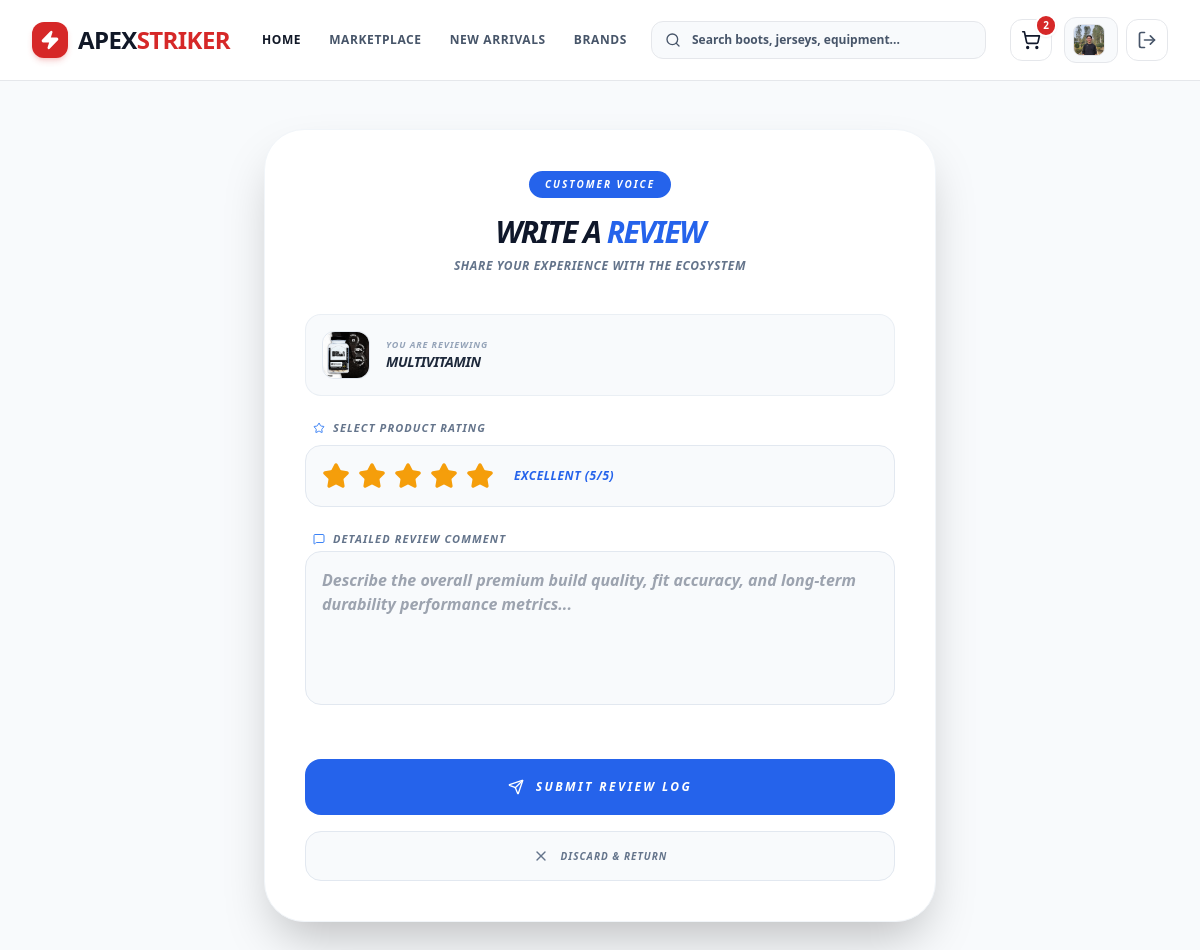
The page /products/review/add/4/ (signed in) on the database its author committed.
### as_app/models.py (models this page shows, shortened)
class User(AbstractUser):
    class Role(models.TextChoices):
        ADMIN = 'admin', 'Admin'
        VENDOR = 'vendor', 'Vendor'
        CUSTOMER = 'customer', 'Customer'
    phone = models.CharField(max_length=20, blank=True)
    address = models.TextField(blank=True)
    role = models.CharField(max_length=20, choices=Role.choices, default=Role.CUSTOMER)
    profile_picture = models.ImageField(upload_to='images/user/', blank=True, null=True)
    auth_token = models.CharField(max_length=255, blank=True, null=True)
    is_verified = models.BooleanField(default=False)

class Product(models.Model):
    class Position(models.TextChoices):
        ATTACKER = 'attacker', 'Attacker'
        MIDFIELDER = 'midfielder', 'Midfielder'
        DEFENDER = 'defender', 'Defender'
        GOALKEEPER = 'goalkeeper', 'Goalkeeper'
    class Category(models.TextChoices):
        KITS = 'kits', 'Jersey & Kits'
        BOOTS = 'boots', 'Football Boots'
        ACCESSORIES = 'accessories', 'Accessories'
        EQUIPMENT = 'equipment', 'Training Equipment'
        SUPPLEMENTS = 'supplements', 'Health & Supplements'
    class KitSize(models.TextChoices):
        XS = 'XS', 'Extra Small'
        S = 'S', 'Small'
        M = 'M', 'Medium'
        L = 'L', 'Large'
        XL = 'XL', 'Extra Large'
        XXL = 'XXL', 'Double Extra Large'
    vendor = models.ForeignKey('Vendor', on_delete=models.CASCADE, related_name='products')
    brand = models.ForeignKey(Brand, on_delete=models.SET_NULL, null=True)
    name = models.CharField(max_length=255)
    category = models.CharField(max_length=20, choices=Category.choices)
    description = models.TextField()
    price = models.DecimalField(max_digits=10, decimal_places=2)
    stock = models.PositiveIntegerField(default=0)
    position = models.CharField(max_length=20, choices=Position.choices, null=True, blank=True)
    kit_size = models.CharField(max_length=20, choices=KitSize.choices, null=True, blank=True)
    boot_size = models.CharField(max_length=20, null=True, blank=True)
    is_active = models.BooleanField(default=True)
    created_at = models.DateTimeField(auto_now_add=True)
    def get_primary(self):
        return self.images.filter(is_primary=True).first()

class ProductImage(models.Model):
    product = models.ForeignKey(Product, on_delete=models.CASCADE, related_name='images')
    image = models.ImageField(upload_to='images/products/')
    is_primary = models.BooleanField(default=False)

### as_app/views/review_view.py (the view, shortened to what this page needs)
# urls.py: path('products/review/add/<int:product_id>/', add_review_view, name='add_review'),
@login_required
def add_review_view(request, product_id):
    if request.user.role != 'customer':
        messages.error(request, "Only customers can submit reviews.")
        return redirect(f'/products/{product_id}/')
    if Review.objects.filter(product_id=product_id, customer=request.user.customer_profile).exists():
        messages.error(request, "You have already submitted a review for this product.")
        return redirect(f'/products/{product_id}/')
    product = Product.objects.get(id=product_id)
    errors = {}
    return render(request, 'main/add_review_page.html', {'cart_count': cart_count(request), 'product': product})

### as_app/views/review_view.py (called while the page is built)
def cart_count(request):
    if request.user.is_authenticated and request.user.role == 'customer':
        cart_items_count = Cart.objects.filter(customer=request.user.customer_profile).count()
        return cart_items_count
    return 0

### as_app/templates/main/add_review_page.html (shortened to what this page needs)
<!DOCTYPE html>
<html lang="en">
<head>
    {% load static %}
    <link href="{% static 'css/styles.css' %}" rel="stylesheet" />
</head>
<body class="bg-slate-50 flex flex-col min-h-screen font-sans">
    {% include 'components/_navbar.html' %}
    <main class="flex-grow flex items-center justify-center py-12 px-4">
        <div class="max-w-2xl w-full bg-white p-10 rounded-[2.5rem] shadow-2xl border border-slate-100">
            <div class="text-center mb-10">
                <div class="inline-block bg-blue-600 text-white text-[10px] font-black px-4 py-1.5 rounded-full uppercase tracking-[0.2em] italic mb-4">Customer Voice</div>
                <h2 class="text-3xl font-black text-slate-900 tracking-tighter uppercase italic">Write A <span class="text-blue-600">Review</span></h2>
                <p class="text-slate-500 text-xs font-bold mt-2 uppercase tracking-wider italic">Share your experience with the ecosystem</p>
            </div>
            <form method="POST" class="space-y-6">
                <div class="p-4 bg-slate-50 border border-slate-200/60 rounded-2xl flex items-center gap-4 mb-4">
                    <div class="h-12 w-12 bg-white rounded-xl flex items-center justify-center border border-slate-200 text-slate-400 shrink-0">
                        {% if product.get_primary.image.url %}
                            <img src="{{ product.get_primary.image.url }}" alt="{{ product.name }}" class="h-full w-full object-cover rounded-xl">
                        {% else %}
                            <i data-lucide="package" class="w-6 h-6 text-blue-500"></i>
                        {% endif %}
                    </div>
                    <div>
                        <p class="text-[9px] font-black text-slate-400 uppercase italic tracking-widest">You Are Reviewing</p>
                        <h3 class="text-sm font-black text-slate-800 italic uppercase tracking-tight">{{ product.name|default:"Verified Premium Product Item" }}</h3>
                    </div>
                </div>
                <div class="space-y-2">
                    <label class="text-[11px] font-black text-slate-500 uppercase tracking-widest ml-2 italic flex items-center gap-2">
                        <i data-lucide="star" class="w-3 h-3 text-blue-500"></i> Select Product Rating
                    </label>
                    <div class="flex items-center gap-2 p-4 bg-slate-50 border border-slate-200 rounded-2xl" id="star-rating-container">
                        <button type="button" data-value="1" class="star-btn">
                            <i data-lucide="star" class="w-7 h-7"></i>
                        </button>
                        <button type="button" data-value="2" class="star-btn">
                            <i data-lucide="star" class="w-7 h-7"></i>
                        </button>
                        <button type="button" data-value="3" class="star-btn">
                            <i data-lucide="star" class="w-7 h-7"></i>
                        </button>
                        <button type="button" data-value="4" class="star-btn">
                            <i data-lucide="star" class="w-7 h-7"></i>
                        </button>
                        <button type="button" data-value="5" class="star-btn">
                            <i data-lucide="star" class="w-7 h-7"></i>
                        </button>
                        <span id="rating-text-flag" class="text-xs font-black text-blue-600 uppercase italic tracking-wider ml-3"></span>
                    </div>
                </div>
                <div class="space-y-1">
                    <label class="text-[11px] font-black text-slate-500 uppercase tracking-widest ml-2 italic flex items-center gap-2">
                        <i data-lucide="message-square" class="w-3 h-3 text-blue-500"></i> Detailed Review Comment
                    </label>
                    <textarea name="comment" rows="5" placeholder="Describe the overall premium build quality, fit accuracy, and long-term durability performance metrics..."
                              class="w-full p-4 bg-slate-50 border border-slate-200 rounded-2xl font-bold text-slate-900 focus:ring-2 focus:ring-blue-500 outline-none transition italic resize-none">{{ data.comment|default:'' }}</textarea>
                </div>
                <div class="space-y-4 pt-6">
                    <button type="submit" class="w-full bg-blue-600 text-white font-black py-5 rounded-2xl hover:bg-blue-700 transition-all active:scale-95 flex items-center justify-center gap-3 uppercase italic tracking-[0.2em] text-xs">
                        <i data-lucide="send" class="w-4 h-4"></i> Submit Review Log
                    </button>
                    <a href="javascript:window.history.back()" class="w-full bg-slate-100/50 border border-slate-200 text-slate-500 font-bold py-4 rounded-2xl hover:bg-slate-200/50 hover:text-slate-800 transition-all flex items-center justify-center gap-3 uppercase italic tracking-widest text-[10px]">
                        <i data-lucide="x" class="w-4 h-4"></i> Discard & Return
                    </a>
                </div>
            </form>
        </div>
    </main>
</body>
</html>

### as_app/templates/components/_navbar.html (shortened to what this page needs)
<nav class="bg-white/95 backdrop-blur-md border-b border-[#E5E7EB] sticky top-0 z-50">
    <div class="max-w-7xl mx-auto px-4 sm:px-6 lg:px-8">
        <div class="flex h-20 items-center justify-between gap-6">
            <div class="flex items-center gap-8">
                <a href="/" class="flex items-center gap-2.5 group">
                    <div class="bg-[#D62828] text-white p-2 rounded-xl group-hover:bg-[#A61E1E] transition-all duration-300 shadow-md shadow-[#D62828]/20 group-hover:scale-105">
                        <i data-lucide="zap" class="w-5 h-5 fill-current"></i>
                    </div>
                    <span class="text-2xl font-black tracking-tight text-[#111827] uppercase">
                        APEX<span class="text-[#D62828]">STRIKER</span>
                    </span>
                </a>
                <div class="hidden lg:flex items-center gap-7">
                    <a href="/" class="text-xs font-extrabold uppercase tracking-wider text-[#111827] hover:text-[#D62828] transition-colors relative py-1 after:content-[''] after:absolute after:bottom-0 after:left-0 after:w-0 after:h-0.5 after:bg-[#D62828] hover:after:w-full after:transition-all">Home</a>
                    <a href="/marketplace/" class="text-xs font-extrabold uppercase tracking-wider text-[#475569] hover:text-[#D62828] transition-colors relative py-1 after:content-[''] after:absolute after:bottom-0 after:left-0 after:w-0 after:h-0.5 after:bg-[#D62828] hover:after:w-full after:transition-all">Marketplace</a>
                    <a href="/marketplace/?sort=latest" class="text-xs font-extrabold uppercase tracking-wider text-[#475569] hover:text-[#D62828] transition-colors relative py-1 after:content-[''] after:absolute after:bottom-0 after:left-0 after:w-0 after:h-0.5 after:bg-[#D62828] hover:after:w-full after:transition-all">New Arrivals</a>
                    <a href="/brands/" class="text-xs font-extrabold uppercase tracking-wider text-[#475569] hover:text-[#D62828] transition-colors relative py-1 after:content-[''] after:absolute after:bottom-0 after:left-0 after:w-0 after:h-0.5 after:bg-[#D62828] hover:after:w-full after:transition-all">Brands</a>
                </div>
            </div>
            <div class="flex-1 max-w-md hidden sm:block">
                <form action="/marketplace/" method="GET" class="relative w-full m-0">
                    <div class="absolute inset-y-0 left-0 pl-3.5 flex items-center pointer-events-none text-[#475569]">
                    </div>
                    <input type="text" name="q" value="{{ request.GET.q }}" placeholder="Search boots, jerseys, equipment..."
                           class="w-full pl-10 pr-4 py-2.5 bg-[#F8FAFC] border border-[#E5E7EB] rounded-xl text-xs font-semibold text-[#111827] placeholder:text-[#475569] focus:bg-white focus:border-[#D62828] focus:ring-2 focus:ring-[#D62828]/20 outline-none transition-all">
                </form>
            </div>
            <div class="flex items-center gap-3">
                {% if request.user.is_authenticated and request.user.role == 'customer' %}
                <a href="/cart/" class="relative p-2.5 text-[#0F172A] hover:bg-[#F8FAFC] rounded-xl border border-[#E5E7EB] hover:border-[#D62828]/30 transition-all flex items-center justify-center group" title="Cart">
                    <i data-lucide="shopping-cart" class="w-5 h-5 group-hover:text-[#D62828] transition-colors"></i>
                    {% if cart_count > 0 %}
                        <span class="absolute -top-1.5 -right-1.5 bg-[#D62828] text-white text-[10px] font-black px-1.5 py-0.5 rounded-full border-2 border-white shadow-sm min-w-[20px] text-center">
                            {{ cart_count }}
                        </span>
                    {% endif %}
                </a>
                {% endif %}
                {% if user.is_authenticated %}
                <div class="flex items-center gap-2">
                    <a href="/profile/{{ user.id }}" class="flex items-center gap-3 p-1.5 pl-2 pr-3 bg-[#F8FAFC] hover:bg-white border border-[#E5E7EB] hover:border-[#D62828]/30 rounded-xl transition-all group">
                        <div class="w-8 h-8 rounded-lg overflow-hidden bg-[#0F172A] text-white flex items-center justify-center shrink-0 border border-[#E5E7EB]">
                            {% if user.profile_picture %}
                                <img src="{{ user.profile_picture.url }}" alt="Profile Picture" class="w-full h-full object-cover">
                            {% else %}
                                <i data-lucide="user" class="w-4 h-4 text-[#F4B400]"></i>
                            {% endif %}
                        </div>
                    </a>
                    <a href="/logout/" class="p-2.5 text-[#475569] hover:text-[#DC2626] hover:bg-[#DC2626]/10 rounded-xl border border-[#E5E7EB] hover:border-[#DC2626]/30 transition-all flex items-center justify-center group" title="Logout">
                        <i data-lucide="log-out" class="w-5 h-5"></i>
                    </a>
                </div>
                {% endif %}
            </div>
        </div>
    </div>
</nav>

### as_app/templates/main/add_review_page.html (style rules this page uses)
.star-btn { transition: transform 0.2s cubic-bezier(0.34, 1.56, 0.64, 1); outline: none !important; }

### rows shown on the page
User: profile_picture (picture)
Product: get_primary.image (picture), name "MULTIVITAMIN"

### other values the page prints
{{ cart_count }} "2"
